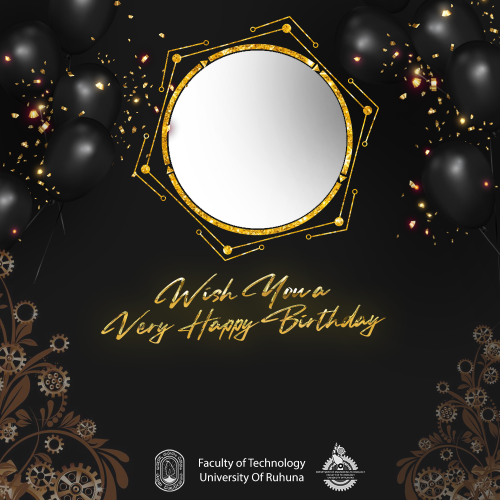
#> input picture temp.png, 1000 x 1000 px (shown at 1/2 size)
$ python -i Run.py   (imports and definitions only)   (older library calls are emulated)
#> lines starting #> are read from the running program, lines starting #| are printed output that depends on the picture
from ast import If
import pandas as pd
from PIL import Image, ImageDraw, ImageFont, ImageDraw
import requests
from dotenv import load_dotenv
import cloudinary
import cloudinary.uploader
import cloudinary.api
import json
import requests
from datetime import date


# [1 line not run here, left out]

# cloud configure
# [1 line that did not run here, left out]
# [1 line not run here, left out]

# Image Upload
def uploadImage(data):
        cloudinary.uploader.upload(f"cards/{data['Name']}.jpg", public_id=f"{data['Whatsapp Number']}", unique_filename = False, overwrite=True)
        srcURL = cloudinary.CloudinaryImage(f"{data['Name']}").build_url()
        print("****2. Upload an image****\nDelivery URL: ", srcURL, "\n")


# Msg SEND SYSTEM
def SendMSG(data):
        image_info=cloudinary.api.resource(f"{data['Whatsapp Number']}")
        inf_img=json.dumps(image_info,indent=2)
        #url = <API Path>
        inf_img= json.loads(inf_img)
        #API Path Token
        payload = f"token=xfhlagqg7dpnnsiu&to=94772040343-1636031160@g.us&image={inf_img['url']}&caption=Automatically birthday card generator system&referenceId=&nocache="
        headers = {'content-type': 'application/x-www-form-urlencoded'}
        response = requests.request("POST", url, data=payload, headers=headers)
        print(response.text)

        payload = f"token=xfhlagqg7dpnnsiu&to=%2B{data['Whatsapp Number']}1&image={inf_img['url']}&caption=Automatically birthday card generator system&referenceId=&nocache="
        headers = {'content-type': 'application/x-www-form-urlencoded'}
        response = requests.request("POST", url, data=payload, headers=headers)
        print(response.text)

# CSV Read
# [1 line that did not run here, left out]
# [1 line that did not run here, left out]
#Font Read
font = ImageFont.truetype("Cookie-Regular.ttf", size=90)

# Birthday Card Generate
def generate_card(data):
        DownloadURL = 'https://drive.google.com/u/0/uc?id='+data['Your Photo'].split('=')[1]
        print(DownloadURL)
        imgBack = Image.open('temp.png')
        rq =requests.get(DownloadURL, stream=True).raw
        imgPhotos = Image.open(rq).resize((357, 357), Image.ANTIALIAS)
        mask_im = Image.new("L", imgPhotos.size, 0)
        draw = ImageDraw.Draw(mask_im)
        draw.ellipse((0, 0) + (357,357), fill=255)
        imgFinal = imgBack.copy()
        imgFinal.paste(imgPhotos, (335, 100), mask_im)
        imgPhotos = Image.open("TextBg.jpg").resize((600, 100), Image.ANTIALIAS)
        mask_im = Image.new("L", imgPhotos.size, 0)
        draw2 = ImageDraw.Draw(mask_im)
        draw2.text((300,70), data["Name"] , font=font, anchor="ms", fill='#ffffff')
        print(mask_im)
        imgFinal.paste(imgPhotos, (200,730), mask_im)
        return imgFinal

# SEND Loop
dayCal = ''
# [13 lines not run here, left out]


>>> import cv2
>>> picture = cv2.imread('temp.png', cv2.IMREAD_GRAYSCALE)
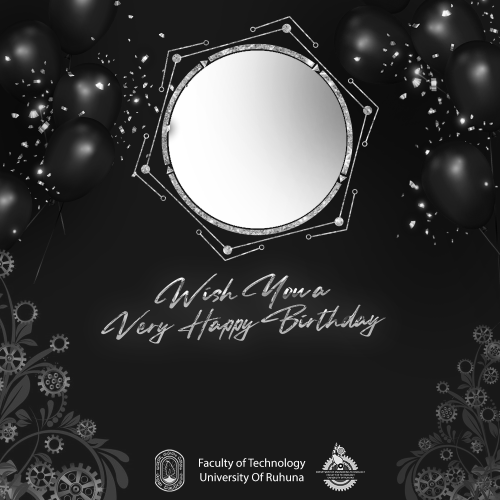
#> picture: shape (1000, 1000) (shown at 1/2 size); min 0, max 255, mean 55.6
#> (the run stopped early here; a loop or call above may not have finished)
